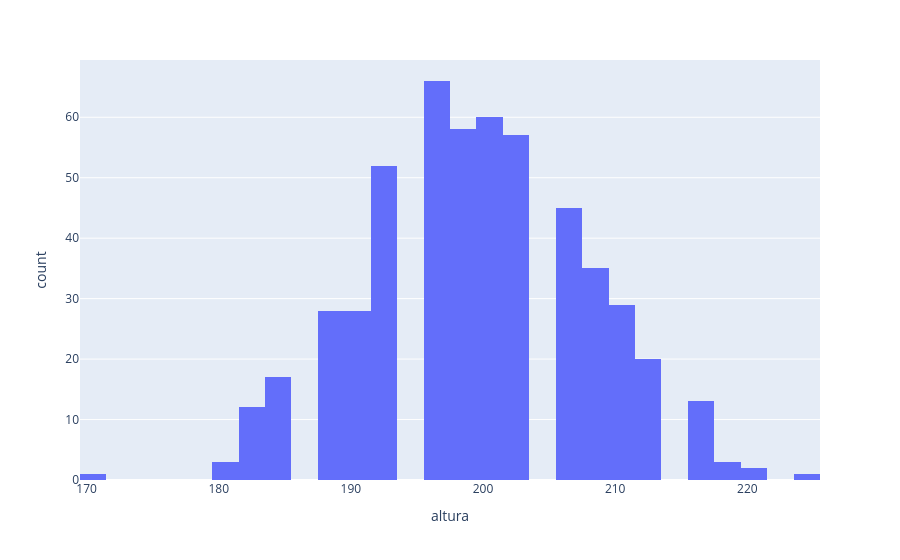

Notebook source saved alongside this figure:
### Code cell
# Passo 4: Fazer gráfico das alturas
import plotly.express as px

# criar o grafico
grafico = px.histogram(dados, x="altura")
# exibir o grafico
grafico.show()

### Figure 1 — Plotly figure (JSON) as saved in the notebook; plotly's stock layout.template omitted (floating-point values rounded to 4 significant figures; data arrays with more than 128 entries replaced by an {"elided": "..."} marker saying what was removed)
{"data": [{"bingroup": "x", "hovertemplate": "altura=%{x}<br>count=%{y}<extra></extra>", "legendgroup": "", "marker": {"color": "#636efa", "pattern": {"shape": ""}}, "name": "", "orientation": "v", "showlegend": false, "type": "histogram", "x": {"elided": "530 float values"}, "xaxis": "x", "yaxis": "y"}], "layout": {"barmode": "relative", "legend": {"tracegroupgap": 0}, "margin": {"t": 60}, "xaxis": {"anchor": "y", "domain": [0, 1], "title": {"text": "altura"}}, "yaxis": {"anchor": "x", "domain": [0, 1], "title": {"text": "count"}}}}
